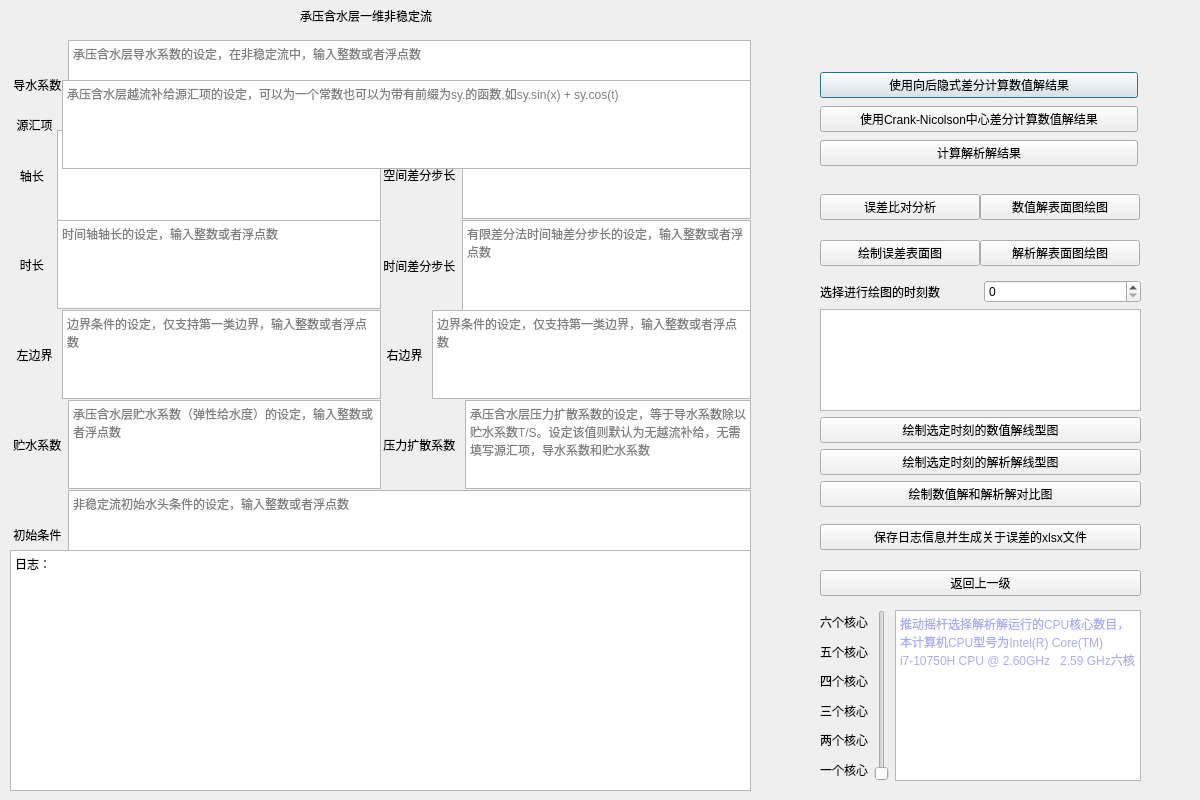
<?xml version="1.0" encoding="UTF-8"?>
<ui version="4.0">
 <class>one_dimension_confined_aquifer_unstable_flow</class>
 <widget class="QDialog" name="one_dimension_confined_aquifer_unstable_flow">
  <property name="geometry">
   <rect>
    <x>0</x>
    <y>0</y>
    <width>1200</width>
    <height>800</height>
   </rect>
  </property>
  <property name="windowTitle">
   <string>one dimension confined aquifer unstable flow</string>
  </property>
  <property name="sizeGripEnabled">
   <bool>false</bool>
  </property>
  <property name="modal">
   <bool>false</bool>
  </property>
  <widget class="QLabel" name="label">
   <property name="geometry">
    <rect>
     <x>300</x>
     <y>0</y>
     <width>181</width>
     <height>31</height>
    </rect>
   </property>
   <property name="text">
    <string>承压含水层一维非稳定流</string>
   </property>
  </widget>
  <widget class="QWidget" name="horizontalLayoutWidget">
   <property name="geometry">
    <rect>
     <x>10</x>
     <y>40</y>
     <width>741</width>
     <height>89</height>
    </rect>
   </property>
   <layout class="QHBoxLayout" name="horizontalLayout">
    <item>
     <widget class="QLabel" name="label_2">
      <property name="text">
       <string> 导水系数</string>
      </property>
     </widget>
    </item>
    <item>
     <widget class="QTextEdit" name="transmissivity">
      <property name="placeholderText">
       <string>承压含水层导水系数的设定，在非稳定流中，输入整数或者浮点数</string>
      </property>
     </widget>
    </item>
   </layout>
  </widget>
  <widget class="QWidget" name="horizontalLayoutWidget_3">
   <property name="geometry">
    <rect>
     <x>10</x>
     <y>310</y>
     <width>371</width>
     <height>89</height>
    </rect>
   </property>
   <layout class="QHBoxLayout" name="horizontalLayout_3">
    <item>
     <widget class="QLabel" name="label_4">
      <property name="text">
       <string>  左边界 </string>
      </property>
     </widget>
    </item>
    <item>
     <widget class="QTextEdit" name="l_boundary">
      <property name="placeholderText">
       <string>边界条件的设定，仅支持第一类边界，输入整数或者浮点数</string>
      </property>
     </widget>
    </item>
   </layout>
  </widget>
  <widget class="QWidget" name="horizontalLayoutWidget_4">
   <property name="geometry">
    <rect>
     <x>380</x>
     <y>310</y>
     <width>371</width>
     <height>89</height>
    </rect>
   </property>
   <layout class="QHBoxLayout" name="horizontalLayout_4">
    <item>
     <widget class="QLabel" name="label_5">
      <property name="text">
       <string>  右边界 </string>
      </property>
     </widget>
    </item>
    <item>
     <widget class="QTextEdit" name="r_boundary">
      <property name="placeholderText">
       <string>边界条件的设定，仅支持第一类边界，输入整数或者浮点数</string>
      </property>
     </widget>
    </item>
   </layout>
  </widget>
  <widget class="QWidget" name="verticalLayoutWidget">
   <property name="geometry">
    <rect>
     <x>820</x>
     <y>70</y>
     <width>318</width>
     <height>100</height>
    </rect>
   </property>
   <layout class="QVBoxLayout" name="verticalLayout">
    <item>
     <widget class="QPushButton" name="solve">
      <property name="text">
       <string>使用向后隐式差分计算数值解结果</string>
      </property>
     </widget>
    </item>
    <item>
     <widget class="QPushButton" name="solve_cn">
      <property name="text">
       <string>使用Crank-Nicolson中心差分计算数值解结果</string>
      </property>
     </widget>
    </item>
    <item>
     <widget class="QPushButton" name="solve_analytic_solution">
      <property name="text">
       <string>计算解析解结果</string>
      </property>
     </widget>
    </item>
   </layout>
  </widget>
  <widget class="QWidget" name="horizontalLayoutWidget_5">
   <property name="geometry">
    <rect>
     <x>380</x>
     <y>130</y>
     <width>371</width>
     <height>89</height>
    </rect>
   </property>
   <layout class="QHBoxLayout" name="horizontalLayout_5">
    <item>
     <widget class="QLabel" name="label_6">
      <property name="text">
       <string> 空间差分步长</string>
      </property>
     </widget>
    </item>
    <item>
     <widget class="QTextEdit" name="step_length">
      <property name="placeholderText">
       <string>有限差分法X轴差分步长的设定，输入整数或者浮点数</string>
      </property>
     </widget>
    </item>
   </layout>
  </widget>
  <widget class="QWidget" name="horizontalLayoutWidget_6">
   <property name="geometry">
    <rect>
     <x>10</x>
     <y>130</y>
     <width>371</width>
     <height>91</height>
    </rect>
   </property>
   <layout class="QHBoxLayout" name="horizontalLayout_6">
    <item>
     <widget class="QLabel" name="label_7">
      <property name="text">
       <string>   轴长  </string>
      </property>
     </widget>
    </item>
    <item>
     <widget class="QTextEdit" name="x_length">
      <property name="placeholderText">
       <string>X轴轴长的设定，输入整数或者浮点数</string>
      </property>
     </widget>
    </item>
   </layout>
  </widget>
  <widget class="QWidget" name="horizontalLayoutWidget_7">
   <property name="geometry">
    <rect>
     <x>10</x>
     <y>220</y>
     <width>371</width>
     <height>89</height>
    </rect>
   </property>
   <layout class="QHBoxLayout" name="horizontalLayout_7">
    <item>
     <widget class="QLabel" name="label_8">
      <property name="text">
       <string>   时长  </string>
      </property>
     </widget>
    </item>
    <item>
     <widget class="QTextEdit" name="t_length">
      <property name="placeholderText">
       <string>时间轴轴长的设定，输入整数或者浮点数</string>
      </property>
     </widget>
    </item>
   </layout>
  </widget>
  <widget class="QWidget" name="horizontalLayoutWidget_9">
   <property name="geometry">
    <rect>
     <x>10</x>
     <y>400</y>
     <width>371</width>
     <height>89</height>
    </rect>
   </property>
   <layout class="QHBoxLayout" name="horizontalLayout_9">
    <item>
     <widget class="QLabel" name="label_10">
      <property name="text">
       <string> 贮水系数</string>
      </property>
     </widget>
    </item>
    <item>
     <widget class="QTextEdit" name="storativity">
      <property name="placeholderText">
       <string>承压含水层贮水系数（弹性给水度）的设定，输入整数或者浮点数</string>
      </property>
     </widget>
    </item>
   </layout>
  </widget>
  <widget class="QWidget" name="horizontalLayoutWidget_10">
   <property name="geometry">
    <rect>
     <x>10</x>
     <y>490</y>
     <width>741</width>
     <height>89</height>
    </rect>
   </property>
   <layout class="QHBoxLayout" name="horizontalLayout_10">
    <item>
     <widget class="QLabel" name="label_11">
      <property name="text">
       <string> 初始条件</string>
      </property>
     </widget>
    </item>
    <item>
     <widget class="QTextEdit" name="initial_condition">
      <property name="placeholderText">
       <string>非稳定流初始水头条件的设定，输入整数或者浮点数</string>
      </property>
     </widget>
    </item>
   </layout>
  </widget>
  <widget class="QWidget" name="horizontalLayoutWidget_11">
   <property name="geometry">
    <rect>
     <x>380</x>
     <y>400</y>
     <width>371</width>
     <height>89</height>
    </rect>
   </property>
   <layout class="QHBoxLayout" name="horizontalLayout_11">
    <item>
     <widget class="QLabel" name="label_12">
      <property name="text">
       <string> 压力扩散系数 </string>
      </property>
     </widget>
    </item>
    <item>
     <widget class="QTextEdit" name="pressure_diffusion_coefficient">
      <property name="placeholderText">
       <string>承压含水层压力扩散系数的设定，等于导水系数除以贮水系数T/S。设定该值则默认为无越流补给，无需填写源汇项，导水系数和贮水系数</string>
      </property>
     </widget>
    </item>
   </layout>
  </widget>
  <widget class="QWidget" name="verticalLayoutWidget_2">
   <property name="geometry">
    <rect>
     <x>980</x>
     <y>180</y>
     <width>160</width>
     <height>100</height>
    </rect>
   </property>
   <layout class="QVBoxLayout" name="verticalLayout_2">
    <item>
     <widget class="QPushButton" name="draw_solve_surface">
      <property name="text">
       <string>数值解表面图绘图</string>
      </property>
     </widget>
    </item>
    <item>
     <widget class="QPushButton" name="draw_solve_analytic_solution_surface">
      <property name="text">
       <string>解析解表面图绘图</string>
      </property>
     </widget>
    </item>
   </layout>
  </widget>
  <widget class="QWidget" name="horizontalLayoutWidget_13">
   <property name="geometry">
    <rect>
     <x>380</x>
     <y>220</y>
     <width>371</width>
     <height>91</height>
    </rect>
   </property>
   <layout class="QHBoxLayout" name="horizontalLayout_13">
    <item>
     <widget class="QLabel" name="label_13">
      <property name="text">
       <string> 时间差分步长</string>
      </property>
     </widget>
    </item>
    <item>
     <widget class="QTextEdit" name="step_time">
      <property name="placeholderText">
       <string>有限差分法时间轴差分步长的设定，输入整数或者浮点数</string>
      </property>
     </widget>
    </item>
   </layout>
  </widget>
  <widget class="QWidget" name="verticalLayoutWidget_3">
   <property name="geometry">
    <rect>
     <x>820</x>
     <y>180</y>
     <width>160</width>
     <height>101</height>
    </rect>
   </property>
   <layout class="QVBoxLayout" name="verticalLayout_3">
    <item>
     <widget class="QPushButton" name="error_analysis">
      <property name="text">
       <string>误差比对分析</string>
      </property>
     </widget>
    </item>
    <item>
     <widget class="QPushButton" name="draw_error">
      <property name="text">
       <string>绘制误差表面图</string>
      </property>
     </widget>
    </item>
   </layout>
  </widget>
  <widget class="QWidget" name="verticalLayoutWidget_5">
   <property name="geometry">
    <rect>
     <x>820</x>
     <y>510</y>
     <width>321</width>
     <height>100</height>
    </rect>
   </property>
   <layout class="QVBoxLayout" name="verticalLayout_5">
    <item>
     <widget class="QPushButton" name="save_date">
      <property name="text">
       <string>保存日志信息并生成关于误差的xlsx文件</string>
      </property>
     </widget>
    </item>
    <item>
     <widget class="QPushButton" name="back">
      <property name="text">
       <string>返回上一级</string>
      </property>
     </widget>
    </item>
   </layout>
  </widget>
  <widget class="QWidget" name="horizontalLayoutWidget_12">
   <property name="geometry">
    <rect>
     <x>820</x>
     <y>610</y>
     <width>321</width>
     <height>171</height>
    </rect>
   </property>
   <layout class="QHBoxLayout" name="horizontalLayout_12">
    <item>
     <layout class="QVBoxLayout" name="verticalLayout_4">
      <item>
       <widget class="QLabel" name="label_16">
        <property name="text">
         <string>六个核心</string>
        </property>
       </widget>
      </item>
      <item>
       <widget class="QLabel" name="label_19">
        <property name="text">
         <string>五个核心</string>
        </property>
       </widget>
      </item>
      <item>
       <widget class="QLabel" name="label_18">
        <property name="text">
         <string>四个核心</string>
        </property>
       </widget>
      </item>
      <item>
       <widget class="QLabel" name="label_20">
        <property name="text">
         <string>三个核心</string>
        </property>
       </widget>
      </item>
      <item>
       <widget class="QLabel" name="label_17">
        <property name="text">
         <string>两个核心</string>
        </property>
       </widget>
      </item>
      <item>
       <widget class="QLabel" name="label_15">
        <property name="text">
         <string>一个核心</string>
        </property>
       </widget>
      </item>
     </layout>
    </item>
    <item>
     <widget class="QSlider" name="verticalSlider">
      <property name="minimum">
       <number>1</number>
      </property>
      <property name="maximum">
       <number>6</number>
      </property>
      <property name="value">
       <number>1</number>
      </property>
      <property name="orientation">
       <enum>Qt::Vertical</enum>
      </property>
     </widget>
    </item>
    <item>
     <widget class="QTextBrowser" name="textBrowser_2">
      <property name="html">
       <string>&lt;!DOCTYPE HTML PUBLIC &quot;-//W3C//DTD HTML 4.0//EN&quot; &quot;http://www.w3.org/TR/REC-html40/strict.dtd&quot;&gt;
&lt;html&gt;&lt;head&gt;&lt;meta name=&quot;qrichtext&quot; content=&quot;1&quot; /&gt;&lt;style type=&quot;text/css&quot;&gt;
p, li { white-space: pre-wrap; }
&lt;/style&gt;&lt;/head&gt;&lt;body style=&quot; font-family:'SimSun'; font-size:9pt; font-weight:400; font-style:normal;&quot;&gt;
&lt;p style=&quot; margin-top:0px; margin-bottom:0px; margin-left:0px; margin-right:0px; -qt-block-indent:0; text-indent:0px;&quot;&gt;&lt;span style=&quot; color:#aaaaff;&quot;&gt;推动摇杆选择解析解运行的CPU核心数目，本计算机CPU型号为Intel(R) Core(TM) i7-10750H CPU @ 2.60GHz   2.59 GHz六核&lt;/span&gt;&lt;/p&gt;&lt;/body&gt;&lt;/html&gt;</string>
      </property>
     </widget>
    </item>
   </layout>
  </widget>
  <widget class="QWidget" name="gridLayoutWidget">
   <property name="geometry">
    <rect>
     <x>820</x>
     <y>280</y>
     <width>321</width>
     <height>227</height>
    </rect>
   </property>
   <layout class="QGridLayout" name="gridLayout">
    <item row="1" column="0">
     <layout class="QHBoxLayout" name="horizontalLayout_14">
      <item>
       <widget class="QLabel" name="label_14">
        <property name="text">
         <string>选择进行绘图的时刻数</string>
        </property>
       </widget>
      </item>
      <item>
       <widget class="QSpinBox" name="spinBox_time"/>
      </item>
     </layout>
    </item>
    <item row="3" column="0">
     <widget class="QPushButton" name="draw_solve_line">
      <property name="text">
       <string>绘制选定时刻的数值解线型图</string>
      </property>
     </widget>
    </item>
    <item row="4" column="0">
     <widget class="QPushButton" name="draw_solve_analytic_solution_line">
      <property name="text">
       <string>绘制选定时刻的解析解线型图</string>
      </property>
     </widget>
    </item>
    <item row="2" column="0">
     <widget class="QTextBrowser" name="textBrowser_time"/>
    </item>
    <item row="5" column="0">
     <widget class="QPushButton" name="draw_complete">
      <property name="text">
       <string>绘制数值解和解析解对比图</string>
      </property>
     </widget>
    </item>
   </layout>
  </widget>
  <widget class="QWidget" name="horizontalLayoutWidget_2">
   <property name="geometry">
    <rect>
     <x>10</x>
     <y>80</y>
     <width>741</width>
     <height>89</height>
    </rect>
   </property>
   <layout class="QHBoxLayout" name="horizontalLayout_2">
    <item>
     <widget class="QLabel" name="label_3">
      <property name="text">
       <string>  源汇项 </string>
      </property>
     </widget>
    </item>
    <item>
     <widget class="QTextEdit" name="leakage_recharge">
      <property name="placeholderText">
       <string>承压含水层越流补给源汇项的设定，可以为一个常数也可以为带有前缀为sy.的函数,如sy.sin(x) + sy.cos(t)</string>
      </property>
     </widget>
    </item>
   </layout>
  </widget>
  <widget class="QTextBrowser" name="textBrowser">
   <property name="geometry">
    <rect>
     <x>10</x>
     <y>550</y>
     <width>741</width>
     <height>241</height>
    </rect>
   </property>
   <property name="html">
    <string>&lt;!DOCTYPE HTML PUBLIC &quot;-//W3C//DTD HTML 4.0//EN&quot; &quot;http://www.w3.org/TR/REC-html40/strict.dtd&quot;&gt;
&lt;html&gt;&lt;head&gt;&lt;meta name=&quot;qrichtext&quot; content=&quot;1&quot; /&gt;&lt;style type=&quot;text/css&quot;&gt;
p, li { white-space: pre-wrap; }
&lt;/style&gt;&lt;/head&gt;&lt;body style=&quot; font-family:'SimSun'; font-size:9pt; font-weight:400; font-style:normal;&quot;&gt;
&lt;p style=&quot; margin-top:0px; margin-bottom:0px; margin-left:0px; margin-right:0px; -qt-block-indent:0; text-indent:0px;&quot;&gt;日志：&lt;/p&gt;&lt;/body&gt;&lt;/html&gt;</string>
   </property>
  </widget>
 </widget>
 <resources>
  <include location="../resource.qrc"/>
 </resources>
 <connections/>
</ui>
